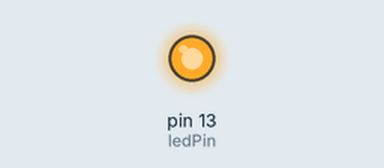
Bench run of a sketch on a simulated Arduino Uno, built with avr-gcc and run on an emulated ATmega328P. Parts: output pins drawn as LEDs (lit = HIGH). What the sketch prints to the serial monitor is not drawn.

Above: at 0.1 s.
At 33.6 s:
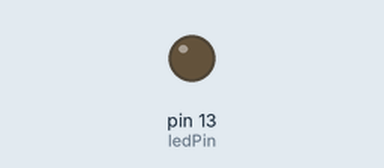
Timing chart, 0 to 40.0 s (numbered marks = the images above):
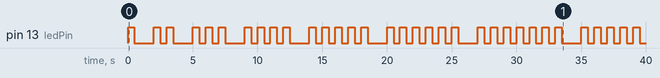

Measured:
- by itself, pin 13 (ledPin): LOW → HIGH at 0.00 s, → LOW 0.50 s later, → HIGH 1.5 s later, → LOW 0.50 s later, … (66 changes in this stretch)

The sketch:

exer2.ino
```cpp
const int ledPin = 13;

void setup() {
  pinMode(ledPin, OUTPUT);
  Serial.begin(9600);
}

void loop() {
  static int elefantes = 1;

  Serial.print(elefantes);
  if (elefantes == 1) {
    Serial.println(" elefante incomoda muita gente!");

    digitalWrite(ledPin, HIGH);
    delay(500);
    digitalWrite(ledPin, LOW);
    delay(500);
  } else {
    Serial.print(" elefantes incomodam");

    for (int i = 0; i < elefantes; i++) {
      Serial.print(" incomodam");

      digitalWrite(ledPin, HIGH);
      delay(500);
      digitalWrite(ledPin, LOW);
      delay(500);
    }

    Serial.println(" muito mais!");
  }

  elefantes++;

  delay(1000);
}
```
